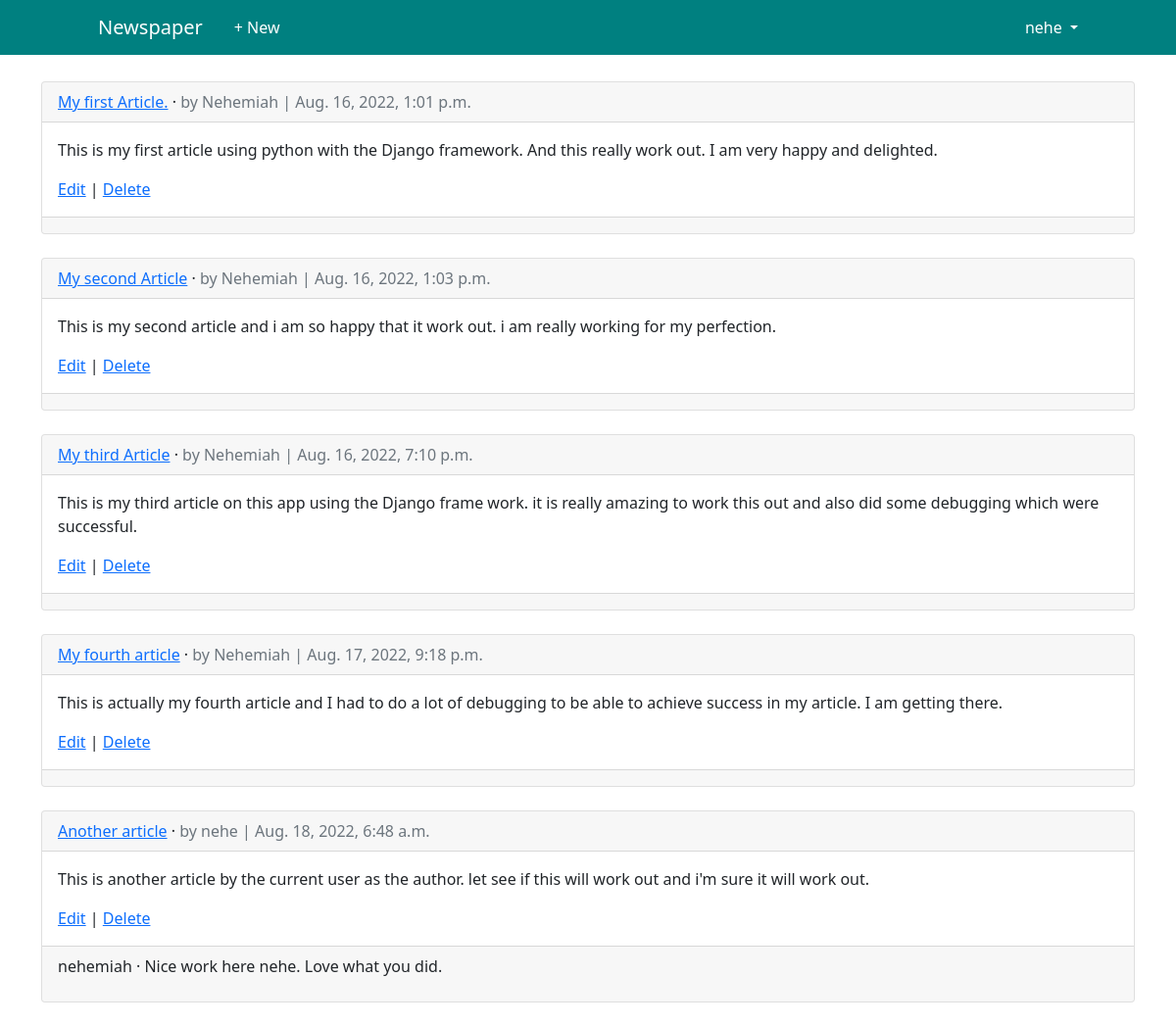
Screenshot of /articles/ (signed in) with the database file from the repository.
### users/models.py (models this page shows)
class CustomUser(AbstractUser):
    age = models.PositiveIntegerField(null=True, blank=True)

### articles/models.py (models this page shows, shortened)
class Article(models.Model):
    title = models.CharField(max_length=255)
    body = models.TextField()
    date = models.DateTimeField(auto_now_add=True)
    author = models.ForeignKey(get_user_model(), on_delete=models.CASCADE,)

class Comment(models.Model):
    article = models.ForeignKey(
        Article,
        on_delete=models.CASCADE,
        related_name='comments',
    )
    comment = models.CharField(max_length=140)
    author = models.ForeignKey(
        get_user_model(),
        on_delete=models.CASCADE,
    )
    def __str__(self):
        return self.comment

### articles/views.py (the view)
# urls.py: path('', ArticleListView.as_view(), name='article_list'),
class ArticleListView(LoginRequiredMixin, ListView):
    model = Article
    template_name = 'article_list.html'
    login_url = 'login'

### users/templates/article_list.html (shortened to what this page needs)
{% extends 'base.html' %}
{% block content %}
    {% for article in object_list %}
        <div class="card">
            <div class="card-header">
                <span class="font-weight-bold"><a href="{% url 'article_detail' article.pk %}">{{ article.title }}</a></span> &middot;
                <span class="text-muted"> by {{ article.author }} | {{ article.date }}</span>
            </div>
            <div class="card-body">
                <p>{{ article.body }}</p>
                <a href="{% url 'article_edit' article.pk %}">Edit</a> | <a href="{% url 'article_delete' article.pk %}">Delete</a>
            </div>
            <div class="card-footer">
                {% for comment in article.comments.all %}
                    <p>
                        <span class="font-weight-bold">{{ comment.author }} &middot;</span>
                        {{ comment }}
                    </p>
                {% endfor %}
            </div>
        </div>
        <br/>
    {% endfor %}
{% endblock content %}

### users/templates/base.html (shortened to what this page needs)
{% load static %}
<!DOCTYPE html>
<html>
<head>
  <link href="{% static 'style.css' %}" rel="stylesheet">
  <link href="https://cdn.jsdelivr.net/npm/bootstrap@5.1.3/dist/css/bootstrap.min.css" rel="stylesheet">
</head>
<body>
  <div class="container">
    <header class="p-3 mb-3 border-bottom">
      <div class="container-fluid">
        <nav class="navbar navbar-expand-md navbar-custom fixed-top d-flex flex-wrap align-items-center justify-content-center justify-content-lg-start">
          <a class="navbar-brand" href="{% url 'home' %}">Newspaper</a>
          <ul class="nav col-12 col-lg-auto me-lg-auto mb-2 justify-content-center
            mb-md-0">
          {% if user.is_authenticated %}
            <li><a href="{% url 'article_new' %}" class="nav-link">+ New</a></li>
          </ul>
          <div class="dropdown text-end">
            <a href="#" class="d-block dropdown-toggle"
              id="dropdownUser1" data-bs-toggle="dropdown" aria-expanded="false">
              {{ user.username }}
            </a>
          </div>
          {% else %}
          <div class="text-end">
            <a href="{% url 'login' %}" class="btn btn-primary">Log In</a>
            <a href="{% url 'signup' %}" class="btn btn-primary">Sign Up</a>
          </div>
          {% endif %}
        </nav>
      </div>
    </header>
    <main>
      {% block content %}
      {% endblock content %}
    </main>
  </div>
</body>
</html>

### static/style.css (style rules this page uses)
.navbar-custom { color:white; background-color:teal; }
.navbar-brand { margin-left: 100px; color:white; }
main { margin-top: 50px; }
li .nav-link { color:white; }
.d-block { color:white; margin-right: 100px; text-decoration: none; }
.text-end { float:right; }

### rows the page displays
CustomUser: username "nehe"
Article: title "My first Article.", author "Nehemiah", date "Aug. 16, 2022, 1:01 p.m.", body "This is my first article using python with the Django framework. And this really work out. I am very happy and delighted."
Article: title "My second Article", author "Nehemiah", date "Aug. 16, 2022, 1:03 p.m.", body "This is my second article and i am so happy that it work out. i am really working for my perfection."
Article: title "My third Article", author "Nehemiah", date "Aug. 16, 2022, 7:10 p.m.", body "This is my third article on this app using the Django frame work. it is really amazing to work this out and also did some debugging which were successful."
Article: title "My fourth article", author "Nehemiah", date "Aug. 17, 2022, 9:18 p.m.", body "This is actually my fourth article and I had to do a lot of debugging to be able to achieve success in my article. I am getting there."
Article: title "Another article", author "nehe", date "Aug. 18, 2022, 6:48 a.m.", body "This is another article by the current user as the author. let see if this will work out and i'm sure it will work out."
Comment: author "nehemiah", comment "Nice work here nehe. Love what you did."
